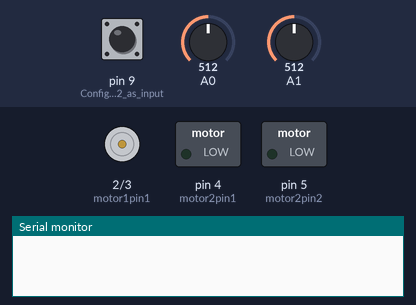
The sketch below on a simulated Arduino Uno, built with avr-gcc and run on an emulated ATmega328P. On the bench: motor-driver pin pairs drawn as motors (green arrow = first pin HIGH = forward, orange = second pin HIGH = backward, longer = more drive), switched loads named in the sketch (green lamp = pin HIGH), the last lines printed to the serial monitor. Inputs (shaded band) come from the test bench; at power-on: A0 = 512, pin 9 (Configure_Pin_2_as_input) HIGH, A1 = 512.

Above: at 1.2 s.
1.3 s: A0 set to 54
2.8 s: A0 set to 48
At 4.0 s:
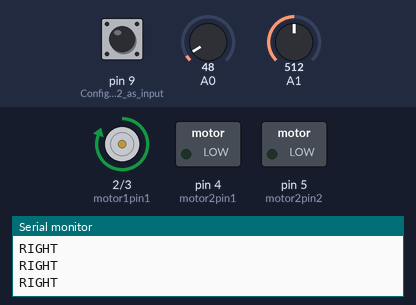
4.3 s: A0 set to 122
At 5.3 s:
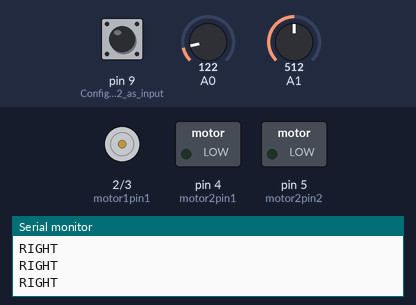
5.8 s: A0 set to 40
At 6.3 s:
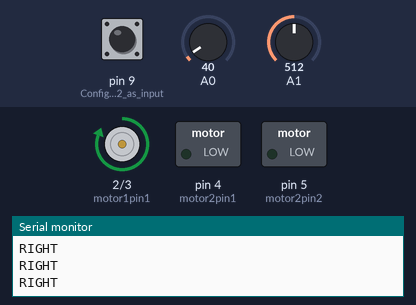
Timing chart, 0 to 8.3 s (numbered marks = the images above; inputs shaded):
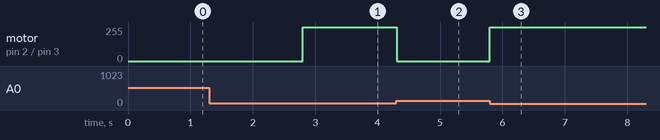

Measured:
- the behaviour switches between 51 and 50 on A0 (found by bisection; images 0 and 1)
- after the input at 1.3 s, every drawn part: stays the same
- after the input at 2.8 s, motor on pin 2 (motor1pin1) / pin 3 (motor1pin2): stopped → forward 255/255 at once
- after the input at 4.3 s, motor on pin 2 (motor1pin1) / pin 3 (motor1pin2): forward 255/255 → stopped at once
- after the input at 5.8 s, motor on pin 2 (motor1pin1) / pin 3 (motor1pin2): stopped → forward 255/255 at once

The sketch:

driveclaw.ino
```cpp
int xValue = 0 ; // read value of the X axis
int yValue = 0 ; // read value of the Y axis
int bValue = 0 ; // value of the button reading
int buttonState = 0,lastButtonState = 0,motor1pin1 = 2,motor1pin2 = 3,motor2pin1 = 4,motor2pin2 = 5;

void setup()
{
  Serial.begin(9600) ; // Open the serial port
  pinMode(9,INPUT) ; // Configure Pin 2 as input
  digitalWrite(9,HIGH);
  pinMode(motor1pin1, OUTPUT);
  pinMode(motor1pin2, OUTPUT);
  pinMode(motor2pin1, OUTPUT);
  pinMode(motor2pin2, OUTPUT);
}

void loop()
{
  // Read analog port values A0 and A1
  xValue = analogRead(A0);
  yValue = analogRead(A1);
  bValue = digitalRead(9);

  if ((xValue <= 50) && (yValue >=500)) {
    Serial.println("RIGHT");
    digitalWrite(motor1pin1, HIGH);
    digitalWrite(motor1pin2, LOW);
  }
  else if ((xValue >= 500) && (yValue <= 50)) {
    Serial.println("UP");
    digitalWrite(motor2pin1, LOW);
    digitalWrite(motor2pin2, HIGH);
  }
  else if ((xValue >= 1000) && (yValue <= 500)) {
    Serial.println("LEFT");
    digitalWrite(motor1pin1, HIGH);
    digitalWrite(motor1pin2, LOW);
  }
  else if ((xValue >= 500) && (yValue >= 1000)) {
    Serial.println("DOWN");
    digitalWrite(motor2pin2, LOW);
    digitalWrite(motor2pin1, HIGH);
  }
  else {
    digitalWrite(motor1pin1, LOW);
    digitalWrite(motor1pin2, LOW);
    digitalWrite(motor2pin1, LOW);
    digitalWrite(motor2pin2, LOW);
  }
}
```
